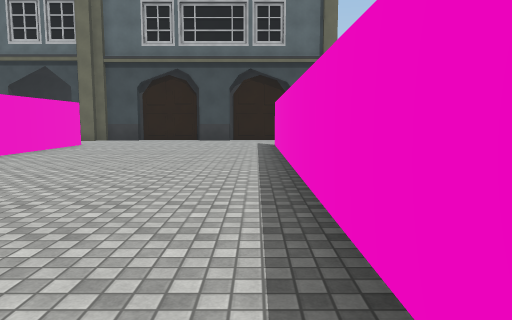
View 1 (above)

24 first-person views from a walk through a Unity game level. The camera is 1.4 m above the floor, tilts 6° down and sees 70° across. The floor is counted in squares, 2 m on a side. Each view is taken from the middle of a square. On the plan, view 1 faces up. The plan holds only what a view shows up to about 11 squares ahead; the rest is blank. The place goes on beyond the plan. Surface patterns are stand-ins for the level's own textures.

View 2
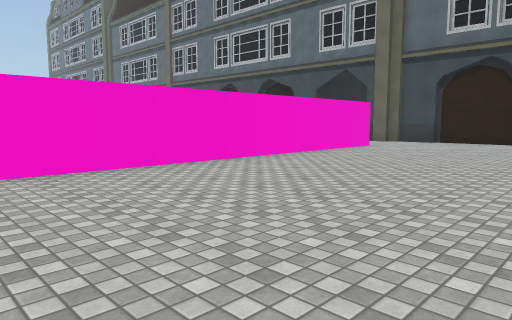

View 3
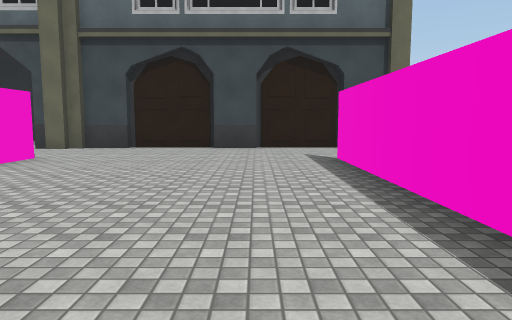

View 4
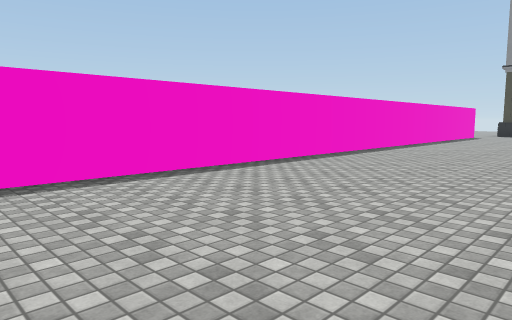

View 5
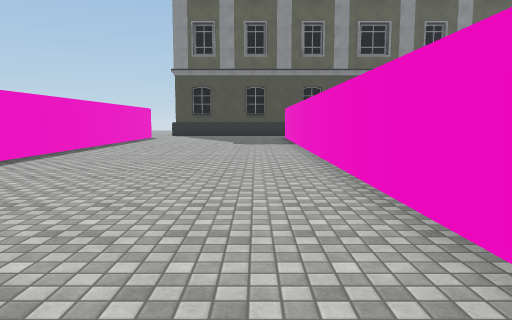

View 6
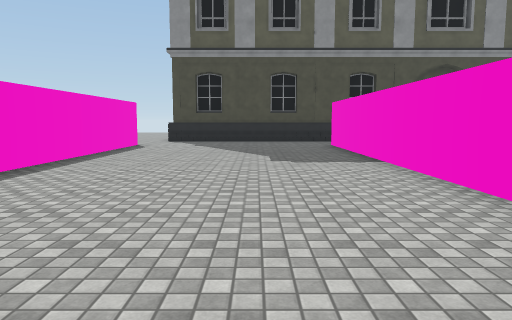

View 7
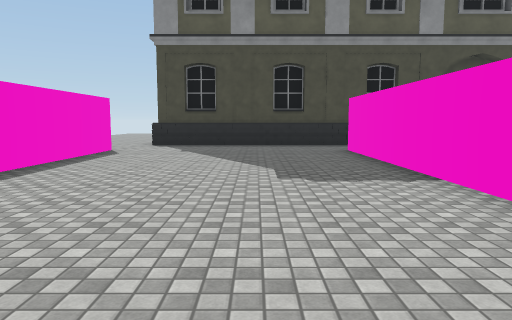

View 8
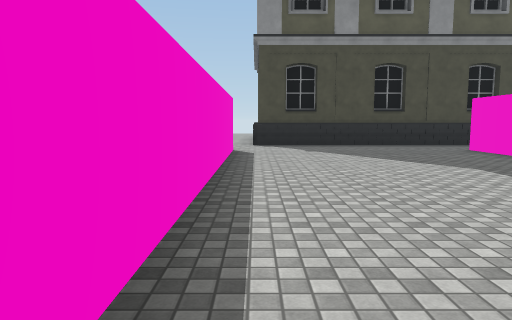

View 9
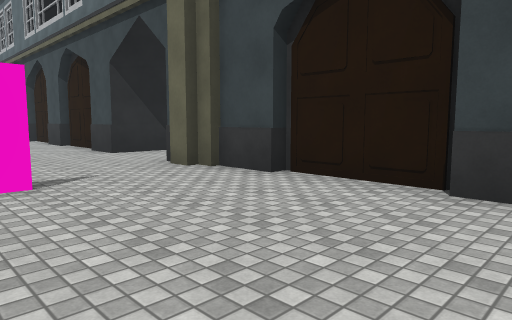

View 10
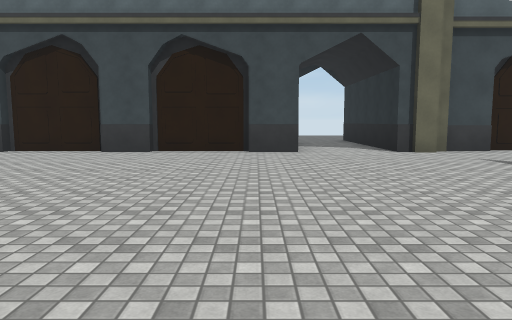

View 11
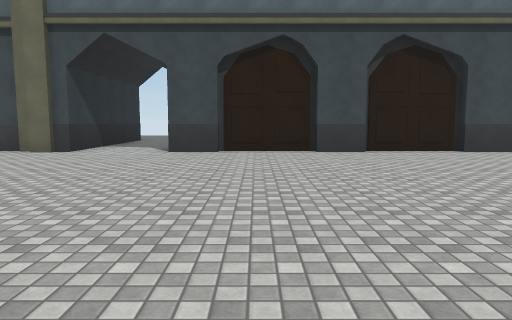

View 12
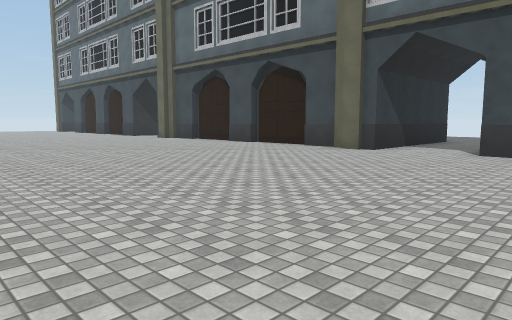

View 13
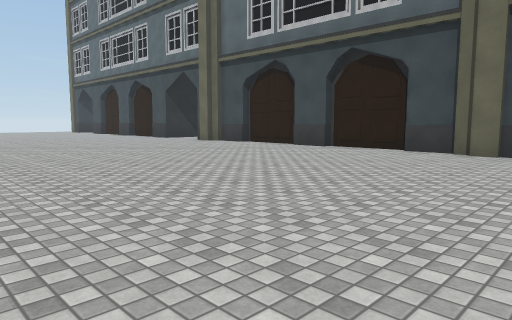

View 14
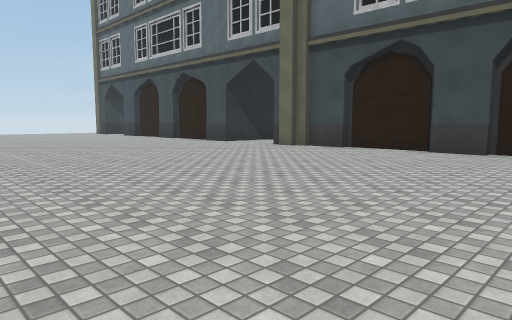

View 15
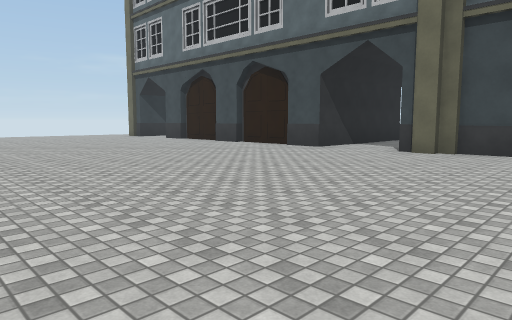

View 16
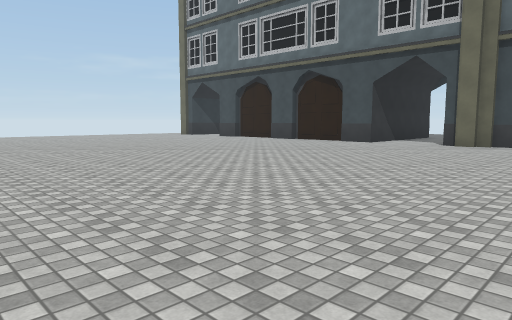

View 17
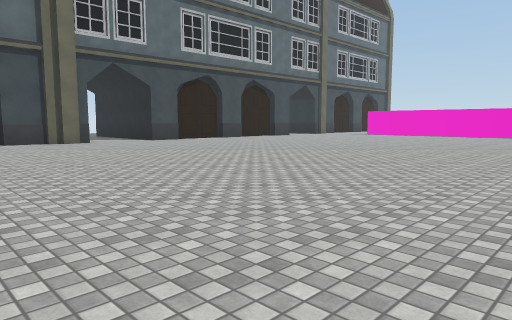

View 18
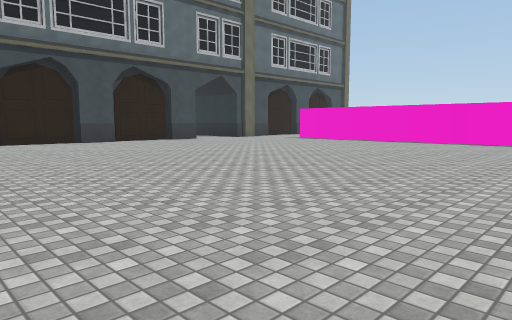

View 19
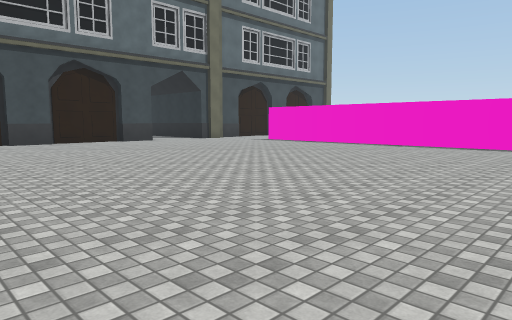

View 20
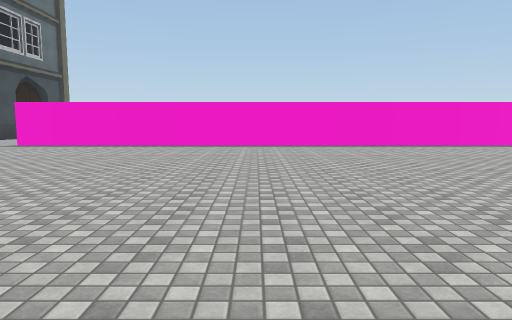

View 21
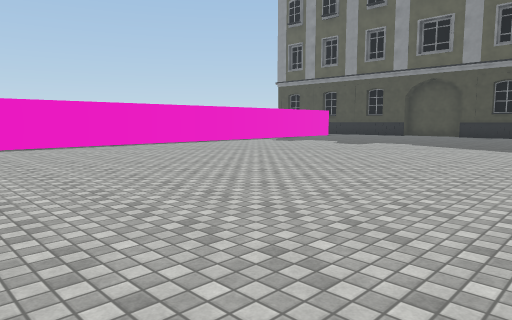

View 22
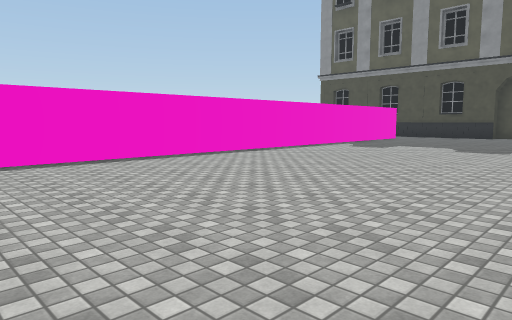

View 23
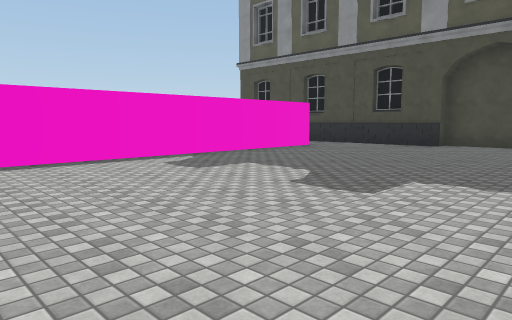

View 24
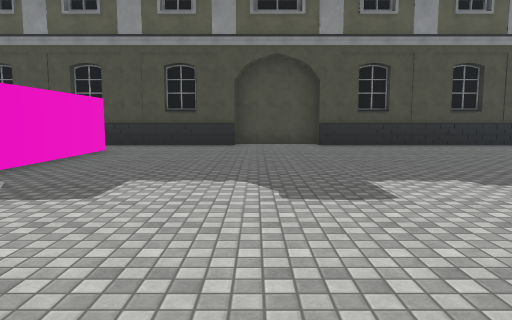

### Floor plan
Key: @ floor where view 1 was taken; # wall or solid block; . floor; B building.
Columns run from 34 left of view 1 to 1 right of it. Each row starts with its distance up from view 1.
 16               B..         ..B
 15   #..         B..        #..B
 14 B##..###B##B##B..##BB#BB##..B##B##B#
 13 ....................................
 12 ....................................
 11 .............................#.....#
 10 .............................#.....#
  9 .............................#.....#
  8 .............................#.....#
  7 .............................#.....#
  6 .............................#.....#
  5 .............................#.....#
  4 ......... ...................#.....#
  3 ......... ...................#.....#
  2      .... ...................#.....#
  1           ....  .............#.....#
  0                   ...........#....@#
 -1                   ...........#.....#
 -2                    ..........#.....#
 -3                    ..........#.....#
 -4                    ..........#.....#
 -5                    ..........#.....#
 -6                    ..........#.....#
 -7                     .........#.....#
 -8                     .........#.....#
 -9                     .........#.....#
-10                     .........#.....#
-11                      ........#.....#
-12                     .........#.....#
-13                    ..........#.....#
-14                    ................
-15                   ..................
-16                  #######..#########.

Positions as (right, up) in squares from view 1, and headings:
1: (0, 0), facing up
2: (0, 1), facing up-left
3: (-1, 4), facing up
4: (-4, 4), facing down-right
5: (-4, 2), facing down
6: (-3, -3), facing down
7: (-3, -5), facing down
8: (0, -5), facing down
9: (-1, 10), facing up-left
10: (-10, 5), facing up
11: (-15, 5), facing up
12: (-15, 5), facing up-left
13: (-18, 5), facing up-left
14: (-22, 5), facing up-left
15: (-26, 5), facing up-left
16: (-26, 2), facing up-left
17: (-24, 1), facing up-right
18: (-18, 1), facing up-right
19: (-16, 1), facing up-right
20: (-16, 4), facing right
21: (-16, 2), facing down-right
22: (-12, 1), facing down-right
23: (-12, -5), facing down-right
24: (-9, -5), facing down
